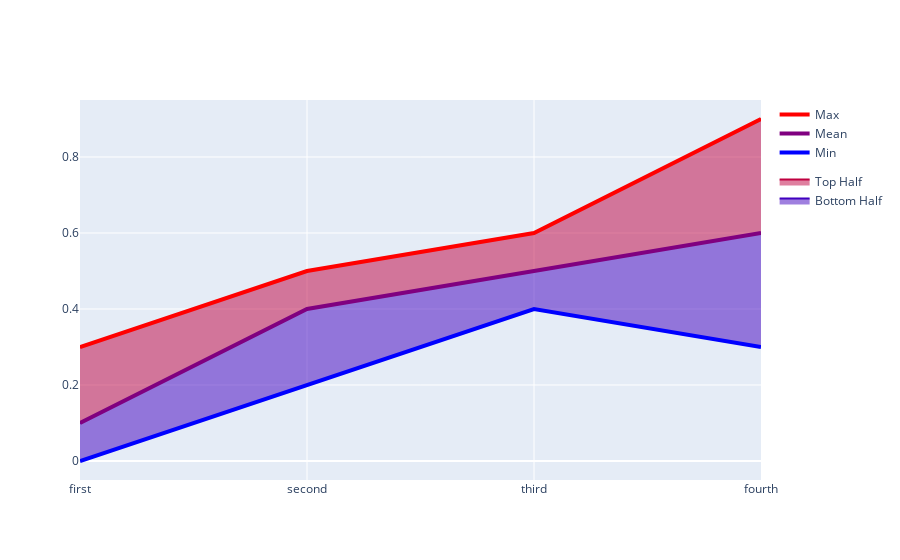

The notebook cell this image was saved under:
### Code cell
scale = plotly.colors.PLOTLY_SCALES["Bluered"]


fig = go.Figure()
df = pd.DataFrame(
    {'mean': [0.1,0.4,0.5,0.6],
    'max': [0.3,0.5,0.6,0.9],
    'min': [0.0,0.2,0.4,0.3],
    'labels': ['first', 'second', 'third', 'fourth']})

fig.add_trace(go.Scatter(x=df['labels'], y=df['min'],
    fill=None,
    mode='lines',
    line_color=get_continuous_color(scale, 0),
    name="Min",
    line={'width': 4},
    legendgroup="group1"
    ))
fig.add_trace(go.Scatter(
    x=df['labels'],
    y=df['mean'],
    legendgroup="group2",
    fill='tonexty',
    fillcolor=get_continuous_color(scale, 0.25).replace('rgb','rgba').replace(')',',0.5)'),
    line_color=get_continuous_color(scale, 0.25),
    mode='lines', name="Bottom Half"))
fig.add_trace(go.Scatter(x=df['labels'], y=df['mean'],
    fill=None,
    mode='lines',
    legendgroup="group1",
    line={'width': 4},
    line_color=get_continuous_color(scale, 0.5),
    name="Mean"))
fig.add_trace(go.Scatter(
    x=df['labels'],
    y=df['max'],
    legendgroup="group2",
    fill='tonexty',
    fillcolor=get_continuous_color(scale, 0.75).replace('rgb','rgba').replace(')',',0.5)'),
    line_color=get_continuous_color(scale, 0.75),
    mode='lines',
    name="Top Half"))
fig.add_trace(go.Scatter(x=df['labels'], y=df['max'],
    fill=None,
    mode='lines',
    legendgroup="group1",
    line={'width': 4},
    line_color=get_continuous_color(scale, 1),
    name="Max"
    ))

fig.show()

### Figure 1 — Plotly figure (JSON) as saved in the notebook; plotly's stock layout.template omitted (floating-point values rounded to 4 significant figures)
{"data": [{"legendgroup": "group1", "line": {"color": "rgb(0,0,255)", "width": 4}, "mode": "lines", "name": "Min", "type": "scatter", "x": ["first", "second", "third", "fourth"], "y": [0, 0.2, 0.4, 0.3]}, {"fill": "tonexty", "fillcolor": "rgba(63.75, 0.0, 191.25,0.5)", "legendgroup": "group2", "line": {"color": "rgb(63.75, 0.0, 191.25)"}, "mode": "lines", "name": "Bottom Half", "type": "scatter", "x": ["first", "second", "third", "fourth"], "y": [0.1, 0.4, 0.5, 0.6]}, {"legendgroup": "group1", "line": {"color": "rgb(127.5, 0.0, 127.5)", "width": 4}, "mode": "lines", "name": "Mean", "type": "scatter", "x": ["first", "second", "third", "fourth"], "y": [0.1, 0.4, 0.5, 0.6]}, {"fill": "tonexty", "fillcolor": "rgba(191.25, 0.0, 63.75,0.5)", "legendgroup": "group2", "line": {"color": "rgb(191.25, 0.0, 63.75)"}, "mode": "lines", "name": "Top Half", "type": "scatter", "x": ["first", "second", "third", "fourth"], "y": [0.3, 0.5, 0.6, 0.9]}, {"legendgroup": "group1", "line": {"color": "rgb(255,0,0)", "width": 4}, "mode": "lines", "name": "Max", "type": "scatter", "x": ["first", "second", "third", "fourth"], "y": [0.3, 0.5, 0.6, 0.9]}], "layout": {}}
